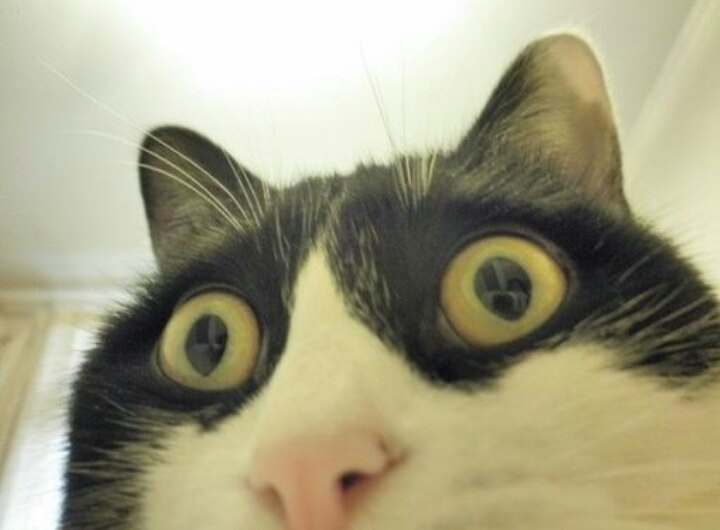
#> input picture cat.jpg, 720 x 530 px, found by its file name
$ python imagetoascii.py
#> lines starting #> are read from the running program, lines starting #| are printed output that depends on the picture
#> further down, image is the input picture: shape (530, 720, 3); mean B, G, R 130, 157.5, 161.4
import cv2 as cv
import math
ASCII_CHARS = ["@", "#", "$", "%", "?", "*", "+", ";", ":", ",", "."]

#изменяем размер нового изображения
def resizeImage(image, new_width = 100):
#> called with new_width = 100
    old_width = image.shape[0]
#> old_width = 530
    old_height = image.shape[1]
#> old_height = 720
    new_height = math.ceil(new_width * old_height / old_width)
#> new_height = 136
    new_image = cv.resize(image, (new_width, new_height))
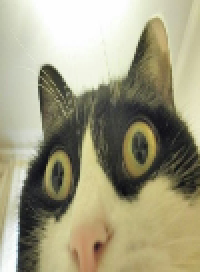
#> new_image: shape (136, 100, 3) (shown 2 times larger); mean B, G, R 129.8, 157.4, 161.3
    return new_image

#замена пикселей изображения символами ascii
def convertToAscii(image):
    size = image.shape
    temp = ""
    for i in range(size[0]):
        for j in range(size[1]):
            number = math.trunc(image[i, j] / 25)
            temp += ASCII_CHARS[number]
            #Первый вариант замены пикселя символом ascii
            """if image[i, j] >= 0 and image[i, j] <= 10:
                temp += (ASCII_CHARS[0])
            elif image[i, j] > 10 and image[i, j] <= 20:
                 temp +=(ASCII_CHARS[1])
            elif image[i, j] > 20 and image[i, j] <= 30:
                         temp +=(ASCII_CHARS[2])
            elif image[i, j] > 30 and image[i, j] <= 40:
                         temp +=(ASCII_CHARS[3])
            elif image[i, j] > 40 and image[i, j] <= 50:
                         temp +=(ASCII_CHARS[4])
            elif image[i, j] > 50 and image[i, j] <= 60:
                        temp +=(ASCII_CHARS[5])
            else:
                temp +=(ASCII_CHARS[6])"""
        temp +="\n"

    return temp

image = cv.imread("/home/user/Python/imagetoascii/cat.jpg")
#cv.imshow("Old image", image)
#k = cv.waitKey(0)
new_image = resizeImage(image)
grey_image = cv.cvtColor(new_image, cv.COLOR_BGR2GRAY)
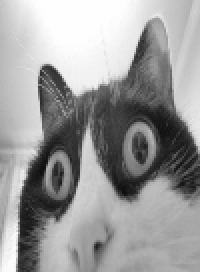
#> grey_image: shape (136, 100) (shown 2 times larger); min 14, max 255, mean 155.4
#cv.imshow("Display window", grey)
#cv.imshow("New image", new_image)
#k = cv.waitKey(0)
converted_image = convertToAscii(grey_image)
with open("/home/user/Python/imagetoascii/test.txt", "w", encoding="utf-8") as f:
       f.write(converted_image)
print(converted_image)
